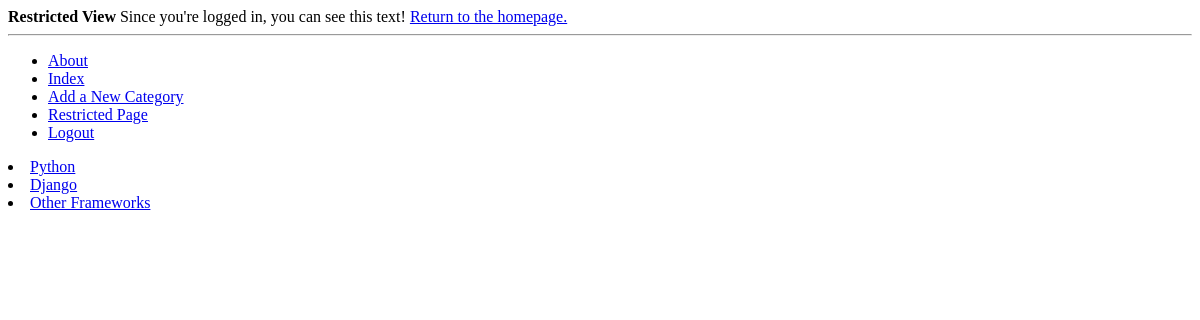
/rango/restricted/ (signed in), run on an earlier commit of the app's database.
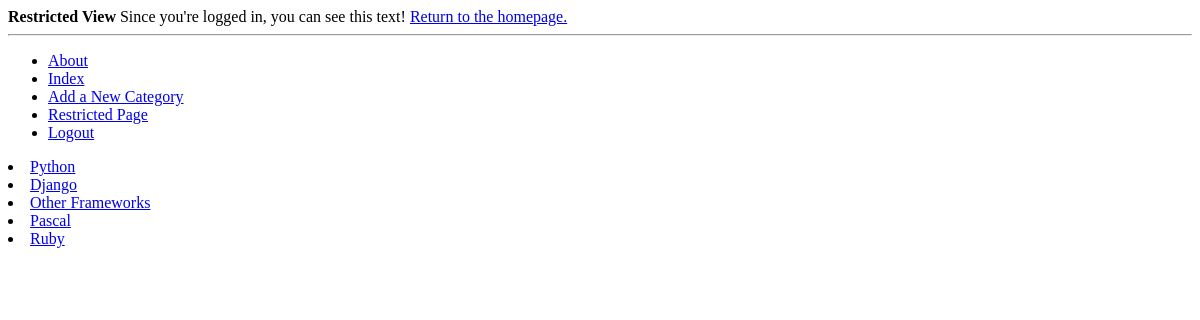
And on a later commit of the database.
### rango/models.py (models this page shows, shortened)
class Category(models.Model):
    name = models.CharField(max_length=128, unique=True)
    views = models.IntegerField(default=0)
    likes = models.IntegerField(default=0)
    slug = models.SlugField(unique=True)
    class Meta:
        verbose_name_plural = 'Categories'

### rango/views.py (the view)
@login_required
def restricted(request):
    return render(request, 'rango/restricted.html')
    return HttpResponse("Since you're logged in, you can see this text!")

### rango/templatetags/rango_template_tags.py (called while the page is built)
@register.inclusion_tag('rango/cats.html')
def get_category_list(cat=None):
    return {'cats':Category.objects.all(),
            'act_cat':cat}

### templates/rango/restricted.html (shortened to what this page needs)
{% extends 'rango/base.html' %}
{% load staticfiles %}
{% block body_block %}
	{% if user.is_authenticated %}
		<strong>Restricted View</strong>
		Since you're logged in, you can see this text!
		<a href="{% url 'index' %}">Return to the homepage.</a><br />
	{% endif %}
{% endblock %}

### templates/rango/cats.html
{% for c in cats %}
	{% if c == act_cat %}
		<li>
		<strong>
			<a href="{% url 'show_category' c.slug %}">{{ c.name }}</a>
		</strong>
		</li>
	{% else %}
		<li>
		<a href="{% url 'show_category' c.slug %}">{{ c.name }}</a>
		</li>
	{% endif %}
{% endfor %}

What changed in the data, as far as the page shows it:
added Category: name "Pascal"
added Category: name "Ruby"
